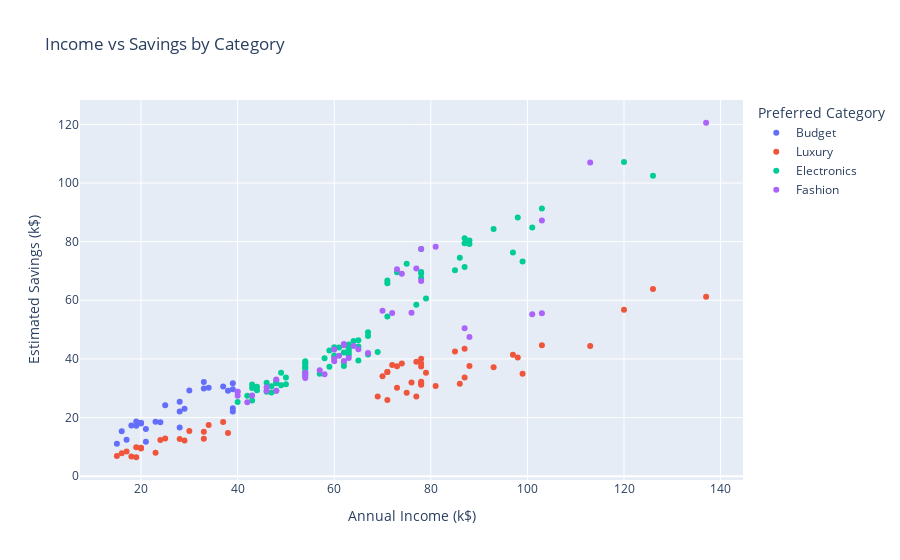

The cell this chart's notebook holds for it:
### Code cell
# Age vs Spending Score
sns.scatterplot(data=df, x='Age', y='Spending Score (1-100)', hue='Gender')
plt.title('Age vs Spending Score')
plt.show()

# Income vs Savings (interactive)
px.scatter(df, x='Annual Income (k$)', y='Estimated Savings (k$)',
           color='Preferred Category', hover_data=['Age', 'Credit Score'],
           title='Income vs Savings by Category')

### Figure 1 — Plotly figure (JSON) as saved in the notebook; plotly's stock layout.template omitted (floating-point values rounded to 4 significant figures; data arrays with more than 128 entries replaced by an {"elided": "..."} marker saying what was removed)
{"data": [{"customdata": [[19, 456], [20, 594], [31, 480], [35, 682], [64, 699], [67, 657], [58, 598], [37, 606], [35, 486], [20, 417], [52, 564], [35, 516], [46, 734], [54, 692], [45, 627], [35, 446], [40, 673], [60, 820], [53, 801], [49, 769], [42, 719], [36, 751], [65, 716], [48, 714], [31, 598], [49, 702], [24, 565]], "hovertemplate": "Preferred Category=Budget<br>Annual Income (k$)=%{x}<br>Estimated Savings (k$)=%{y}<br>Age=%{customdata[0]}<br>Credit Score=%{customdata[1]}<extra></extra>", "legendgroup": "Budget", "marker": {"color": "#636efa", "symbol": "circle"}, "mode": "markers", "name": "Budget", "orientation": "v", "showlegend": true, "type": "scatter", "x": [15, 16, 17, 18, 19, 19, 20, 20, 21, 21, 23, 24, 25, 28, 28, 28, 29, 30, 33, 33, 34, 37, 38, 39, 39, 39, 39], "xaxis": "x", "y": [11.1, 15.36, 12.47, 17.28, 18.62, 17.23, 18.0, 18.27, 16.1, 11.76, 18.55, 18.4, 24.17, 25.39, 22.03, 16.61, 23.01, 29.2, 32.12, 29.92, 30.15, 30.59, 29.13, 29.64, 23.14, 31.72, 22.1], "yaxis": "y"}, {"customdata": [[21, 300], [23, 300], [22, 300], [23, 300], [30, 354], [35, 300], [24, 300], [22, 307], [35, 300], [25, 388], [31, 355], [29, 395], [23, 353], [21, 443], [18, 411], [21, 454], [30, 486], [20, 491], [24, 420], [39, 725], [31, 771], [40, 756], [38, 818], [39, 832], [31, 850], [29, 776], [32, 850], [35, 850], [32, 799], [32, 821], [28, 737], [32, 850], [34, 793], [39, 798], [38, 850], [27, 826], [30, 850], [30, 850], [29, 850], [31, 850], [36, 850], [33, 850], [28, 850], [36, 850], [30, 850], [35, 850], [32, 850], [29, 850], [30, 850], [36, 850], [38, 850], [35, 850], [32, 850], [30, 850]], "hovertemplate": "Preferred Category=Luxury<br>Annual Income (k$)=%{x}<br>Estimated Savings (k$)=%{y}<br>Age=%{customdata[0]}<br>Credit Score=%{customdata[1]}<extra></extra>", "legendgroup": "Luxury", "marker": {"color": "#EF553B", "symbol": "circle"}, "mode": "markers", "name": "Luxury", "orientation": "v", "showlegend": true, "type": "scatter", "x": [15, 16, 17, 18, 19, 19, 20, 20, 23, 24, 25, 28, 29, 30, 33, 33, 34, 37, 38, 69, 70, 71, 71, 71, 72, 73, 73, 74, 75, 76, 77, 77, 78, 78, 78, 78, 78, 78, 79, 81, 85, 86, 87, 87, 88, 93, 97, 98, 99, 103, 113, 120, 126, 137], "xaxis": "x", "y": [6.9, 7.79, 8.39, 6.72, 9.88, 6.46, 9.73, 9.47, 7.97, 12.32, 12.83, 12.69, 12.18, 15.4, 12.76, 15.18, 17.45, 18.5, 14.69, 27.14, 34.07, 26.03, 35.5, 35.5, 37.92, 30.17, 37.47, 38.48, 28.5, 31.92, 27.21, 39.01, 31.2, 32.24, 38.48, 31.72, 37.44, 40.04, 35.29, 30.78, 42.5, 31.53, 43.5, 33.64, 37.55, 37.2, 41.39, 40.51, 34.98, 44.63, 44.45, 56.8, 63.84, 61.19], "yaxis": "y"}, {"customdata": {"elided": "78x2 int values"}, "hovertemplate": "Preferred Category=Electronics<br>Annual Income (k$)=%{x}<br>Estimated Savings (k$)=%{y}<br>Age=%{customdata[0]}<br>Credit Score=%{customdata[1]}<extra></extra>", "legendgroup": "Electronics", "marker": {"color": "#00cc96", "symbol": "circle"}, "mode": "markers", "name": "Electronics", "orientation": "v", "showlegend": true, "type": "scatter", "x": [40, 42, 43, 43, 43, 44, 44, 46, 46, 47, 47, 48, 48, 48, 48, 49, 49, 50, 50, 54, 54, 54, 54, 54, 54, 54, 54, 54, 57, 58, 59, 59, 60, 60, 60, 61, 62, 62, 62, 63, 63, 63, 63, 63, 64, 65, 65, 65, 67, 67, 67, 69, 71, 71, 71, 73, 75, 77, 78, 78, 78, 78, 79, 85, 86, 87, 87, 87, 88, 88, 93, 97, 98, 99, 101, 103, 120, 126], "xaxis": "x", "y": [25.33, 27.44, 25.8, 30.1, 31.25, 29.33, 30.51, 31.89, 28.83, 30.71, 28.51, 31.68, 29.12, 32.0, 32.64, 31.03, 35.28, 33.67, 31.33, 37.08, 34.92, 36.72, 38.88, 35.64, 34.2, 39.24, 38.16, 37.44, 34.96, 40.21, 37.37, 42.87, 40.4, 44.0, 41.2, 43.92, 42.16, 37.61, 38.85, 42.0, 43.68, 44.94, 42.84, 41.16, 46.08, 44.2, 46.37, 39.43, 47.79, 41.54, 49.13, 42.32, 54.43, 65.79, 66.74, 69.59, 72.5, 58.52, 69.16, 67.6, 69.68, 77.48, 60.57, 70.27, 74.53, 71.34, 79.46, 81.2, 80.37, 79.2, 84.32, 76.31, 88.2, 73.26, 84.84, 91.33, 107.2, 102.5], "yaxis": "y"}, {"customdata": [[27, 635], [29, 712], [31, 678], [33, 573], [31, 698], [27, 656], [19, 694], [19, 715], [32, 730], [26, 723], [23, 792], [21, 766], [22, 839], [34, 777], [32, 850], [24, 850], [27, 850], [20, 838], [23, 850], [26, 835], [21, 850], [19, 850], [19, 850], [19, 850], [27, 850], [23, 850], [25, 850], [20, 850], [19, 850], [28, 850], [25, 850], [34, 850], [34, 850], [19, 850], [32, 850], [27, 850], [28, 850], [34, 850], [32, 850], [33, 850], [32, 850]], "hovertemplate": "Preferred Category=Fashion<br>Annual Income (k$)=%{x}<br>Estimated Savings (k$)=%{y}<br>Age=%{customdata[0]}<br>Credit Score=%{customdata[1]}<extra></extra>", "legendgroup": "Fashion", "marker": {"color": "#ab63fa", "symbol": "circle"}, "mode": "markers", "name": "Fashion", "orientation": "v", "showlegend": true, "type": "scatter", "x": [40, 40, 40, 42, 43, 46, 46, 48, 48, 54, 54, 54, 57, 58, 60, 60, 60, 61, 62, 62, 62, 63, 64, 65, 67, 70, 72, 73, 74, 76, 77, 78, 78, 81, 87, 88, 101, 103, 103, 113, 137], "xaxis": "x", "y": [27.47, 28.8, 28.8, 25.2, 27.52, 30.36, 29.13, 29.12, 32.96, 34.56, 35.28, 33.48, 36.1, 34.8, 43.2, 39.2, 40.0, 41.07, 45.05, 39.27, 44.64, 40.32, 44.37, 43.33, 41.99, 56.47, 55.68, 70.57, 69.07, 55.73, 70.84, 66.56, 77.48, 78.3, 50.46, 47.52, 55.21, 87.21, 55.62, 107.0, 120.6], "yaxis": "y"}], "layout": {"legend": {"title": {"text": "Preferred Category"}, "tracegroupgap": 0}, "title": {"text": "Income vs Savings by Category"}, "xaxis": {"anchor": "y", "domain": [0, 1], "title": {"text": "Annual Income (k$)"}}, "yaxis": {"anchor": "x", "domain": [0, 1], "title": {"text": "Estimated Savings (k$)"}}}}
